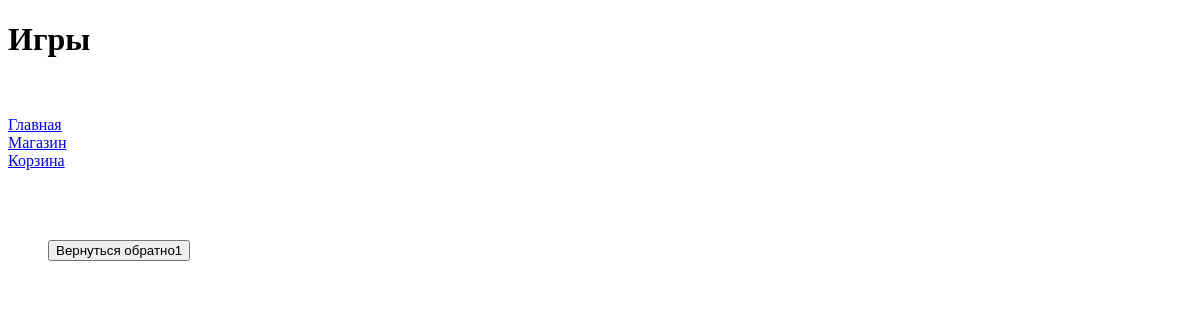
The page /platform/games/ on the database as committed earlier.
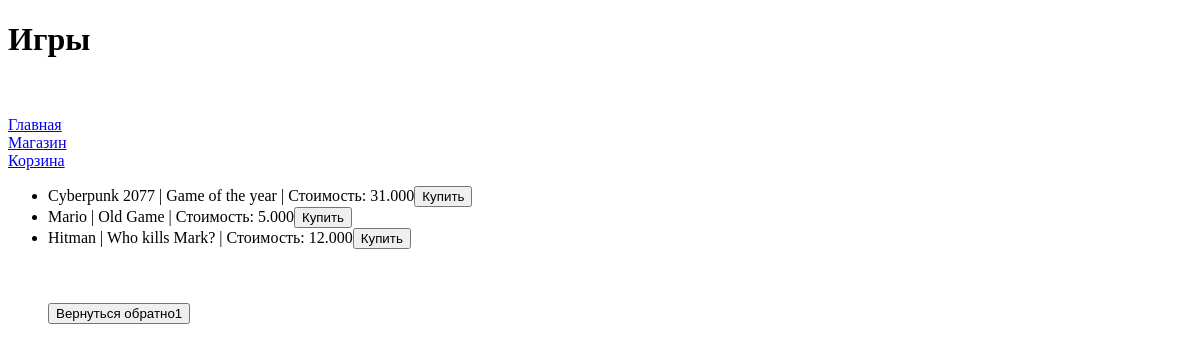
The same page on the database as committed later.
### task1/models.py (models this page shows)
class Game(models.Model):
    title = models.CharField(max_length=200)
    cost = models.DecimalField(max_digits=10, decimal_places=3)
    size = models.DecimalField(max_digits=10, decimal_places=3)
    description = models.TextField()
    age_limited = models.BooleanField(default=False)
    buyer = models.ManyToManyField(Buyer, related_name='games')

### task1/views.py (the view)
# urls.py: path('platform/games/', Games_Class.as_view()),
class Games_Class(TemplateView):
    template_name = 'fourth_task/games.html'
    def get_context_data(self, **kwargs):
        context = super().get_context_data(**kwargs)
        games_all = Game.objects.all()
        context['title'] = 'Игры'
        context['games'] = games_all
        context['asd'] = 'cart'
        return context

### templates/fourth_task/games.html
{% extends 'fourth_task/menu.html' %}
{% block pagename %}
<h1>{{ title }}</h1>
{% endblock %}
{% block menu %}
{{block.super}}
{% endblock %}
{% block content %}
<ul>
{% for game in games %}
<li>{{ game.title }} | {{ game.description }} | Стоимость: {{ game.cost }}<button>Купить</button></li>{% endfor %}
<br>
<br>
<br>
<a href="../"><button>Вернуться обратно1</button></a>
</ul>
<br>
{% endblock %}

### templates/fourth_task/menu.html (shortened to what this page needs)
<!DOCTYPE html>
<html lang="en">
<head>
</head>
<body>
    {% block pagename %}
    {% endblock %}
    {% block menu %}
        {% if title == 'Главная страница' %}
            <br>
            <br>
            <a href="./">Главная</a>
            <br>
            <a href="./games/">Магазин</a>
            <br>
            <a href="./cart/">Корзина</a>
            {% else %}
            <br>
            <br>
            <a href="../">Главная</a>
            <br>
            <a href="../games/">Магазин</a>
            <br>
            <a href="../cart/">Корзина</a>
        {% endif %}
    {% endblock %}
    {% block content %}
    {% endblock %}
</body>
</html>

Rows that differ between the two databases and show on the page:
added Game: title "Cyberpunk 2077", description "Game of the year", cost "31.000"
added Game: title "Mario", description "Old Game", cost "5.000"
added Game: title "Hitman", description "Who kills Mark?", cost "12.000"
